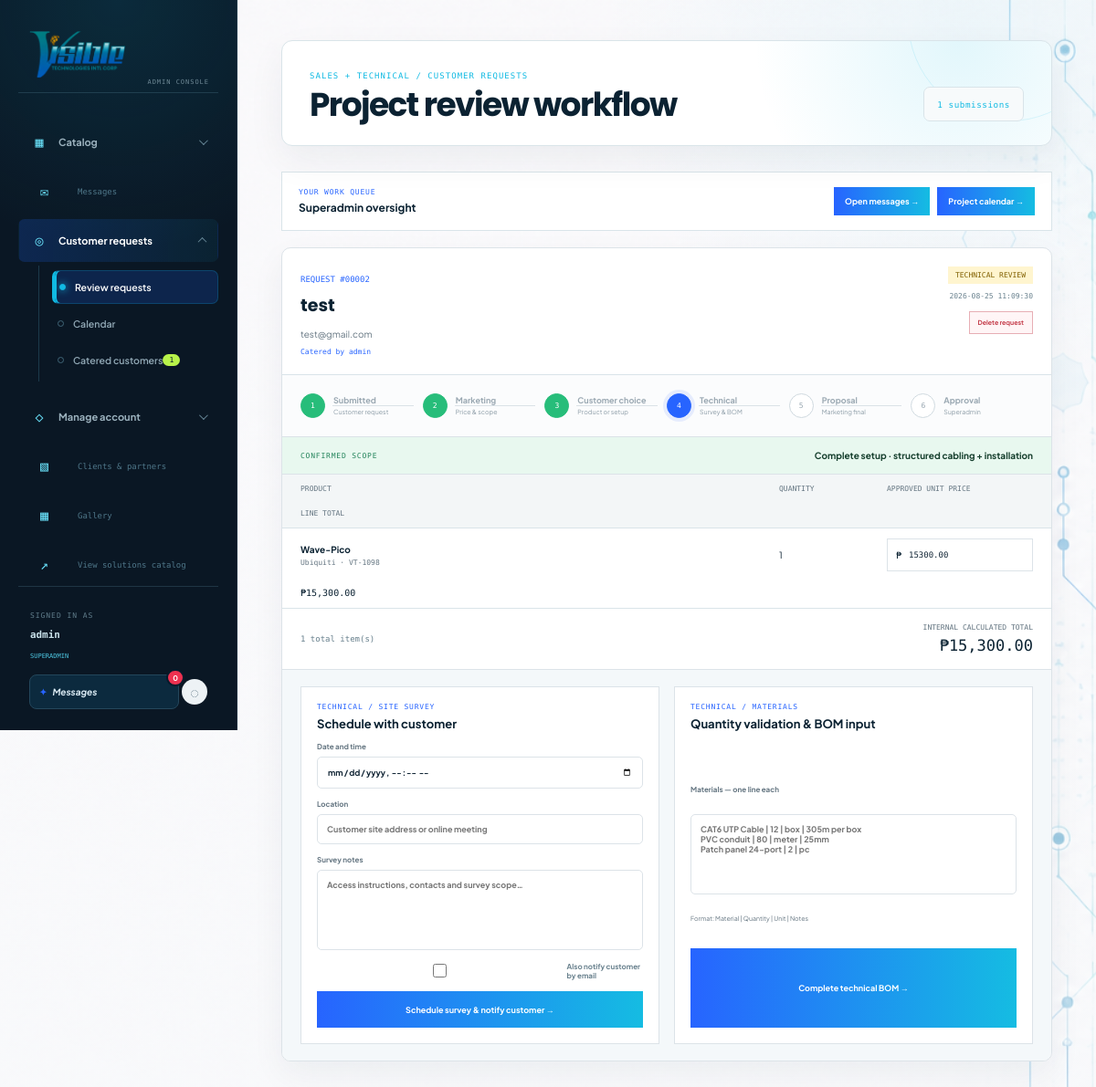
/admin/review-requests (signed in), run on the app's committed database.
### tables this page shows
CREATE TABLE admins (
                id INTEGER PRIMARY KEY,
                username TEXT NOT NULL UNIQUE,
                password_hash TEXT NOT NULL,
                created_at TEXT NOT NULL DEFAULT CURRENT_TIMESTAMP
            , role TEXT NOT NULL DEFAULT 'superadmin', status TEXT NOT NULL DEFAULT 'active', last_login_at TEXT, status_updated_at TEXT, status_expires_at TEXT, full_name TEXT NOT NULL DEFAULT '', email TEXT, avatar_url TEXT);

CREATE TABLE review_requests (
                id INTEGER PRIMARY KEY,
                customer_id INTEGER NOT NULL,
                customer_name TEXT NOT NULL,
                customer_email TEXT NOT NULL,
                notes TEXT NOT NULL DEFAULT '',
                status TEXT NOT NULL DEFAULT 'pending',
                created_at TEXT NOT NULL DEFAULT CURRENT_TIMESTAMP, ai_solution_option_id INTEGER, commercial_notes TEXT NOT NULL DEFAULT '', bom_document TEXT, proposal_document TEXT, admin_reviewed_by INTEGER, admin_reviewed_at TEXT, superadmin_approved_by INTEGER, superadmin_approved_at TEXT, customer_notified_at TEXT, service_scope TEXT NOT NULL DEFAULT '', customer_scope_decided_at TEXT, marketing_reviewed_by INTEGER, marketing_reviewed_at TEXT, technical_reviewed_by INTEGER, technical_reviewed_at TEXT, site_survey_at TEXT, site_survey_location TEXT NOT NULL DEFAULT '', site_survey_notes TEXT NOT NULL DEFAULT '', assigned_marketing_admin_id INTEGER, assigned_marketing_at TEXT,
                FOREIGN KEY (customer_id) REFERENCES customers(id)
            );

CREATE TABLE review_request_items (
                id INTEGER PRIMARY KEY,
                request_id INTEGER NOT NULL,
                product_id INTEGER NOT NULL,
                product_name TEXT NOT NULL,
                brand TEXT NOT NULL,
                quantity INTEGER NOT NULL,
                unit_price REAL,
                FOREIGN KEY (request_id) REFERENCES review_requests(id)
            );

### app.py (the view, shortened to what this page needs)
@app.route("/admin/review-requests")
@login_required
def admin_review_requests():
    with get_db() as database:
        requests_list = rows_to_dicts(
            database.execute(
                """SELECT r.*, o.name AS ai_option_name,
                          c.requirements_summary AS ai_requirements_summary,
                          owner.username AS marketing_owner_username,
                          COALESCE(NULLIF(owner.full_name, ''), owner.username) AS marketing_owner_name,
                          COUNT(i.id) AS line_count,
                          COALESCE(SUM(i.quantity), 0) AS item_count,
                          SUM(CASE WHEN i.unit_price IS NOT NULL
                                   THEN i.unit_price * i.quantity END) AS total_price,
                          SUM(CASE WHEN i.unit_price IS NULL THEN 1 ELSE 0 END) AS unpriced_count
                   FROM review_requests r
                   LEFT JOIN review_request_items i ON i.request_id = r.id
                   LEFT JOIN ai_solution_options o ON o.id = r.ai_solution_option_id
                   LEFT JOIN ai_conversations c ON c.id = o.conversation_id
                   LEFT JOIN admins owner ON owner.id = r.assigned_marketing_admin_id
                   GROUP BY r.id
                   ORDER BY r.id DESC"""
            )
        )
        items = rows_to_dicts(
            database.execute(
                "SELECT * FROM review_request_items ORDER BY request_id DESC, id"
            )
        )
        selected_options = rows_to_dicts(
            database.execute(
                """SELECT link.request_id, option.id, option.option_key, option.name
                   FROM review_request_solution_options link
                   JOIN ai_solution_options option ON option.id = link.option_id
                   ORDER BY link.request_id DESC, option.id"""
            )
        )
        messages = rows_to_dicts(
            database.execute(
                "SELECT * FROM review_request_messages ORDER BY request_id DESC, id"
            )
        )
        materials = rows_to_dicts(
            database.execute(
                "SELECT * FROM review_request_materials ORDER BY request_id DESC, id"
            )
        )
    if session.get("admin_role") == "admin_technical":
        requests_list = [
            review for review in requests_list
            if review["status"] in {"technical_review", "site_survey_scheduled", "marketing_bom_review"}
        ]
    items_by_request = {}
    for item in items:
        items_by_request.setdefault(item["request_id"], []).append(item)
    options_by_request = {}
    for option in selected_options:
        options_by_request.setdefault(option["request_id"], []).append(option)
    messages_by_request = {}
    for message in messages:
        messages_by_request.setdefault(message["request_id"], []).append(message)
    materials_by_request = {}
    for material in materials:
        materials_by_request.setdefault(material["request_id"], []).append(material)
    return render_template(
        "admin_review_requests.html",
        requests=requests_list,
        items_by_request=items_by_request,
        options_by_request=options_by_request,
        messages_by_request=messages_by_request,
        materials_by_request=materials_by_request,
    )

### templates/admin_review_requests.html (shortened to what this page needs)
<!doctype html>
<html lang="en">
  <head>
    <link rel="stylesheet" href="{{ url_for('static', filename='css/admin_review_requests.css') }}" />
    {% include '_theme.html' %}
  </head>
  <body>
    {% include '_admin_sidebar.html' %}
    <main>
      <header><div><p>SALES + TECHNICAL / CUSTOMER REQUESTS</p><h1>Project review workflow</h1></div><span>{{ requests|length }} submissions</span></header>
      <section class="role-queue"><div><span>YOUR WORK QUEUE</span><b>{{ 'Marketing & commercial review' if session.admin_role in ['admin','admin_marketing'] else 'Technical validation & surveys' if session.admin_role == 'admin_technical' else 'Superadmin oversight' }}</b></div><nav><a href="/admin/messages">Open messages →</a><a href="/admin/calendar">Project calendar →</a></nav></section>
      <section class="requests">
        {% for review in requests %}
        <article id="request-{{ review.id }}">
          <header><div><span>REQUEST #{{ "%05d"|format(review.id) }}</span><h2>{{ review.customer_name }}</h2><a href="mailto:{{ review.customer_email }}">{{ review.customer_email }}</a>{% if review.marketing_owner_name %}<small class="request-owner">Catered by {{ review.marketing_owner_name }}</small>{% endif %}</div><div class="request-admin-actions"><b class="request-status request-status--{{ review.status }}">{{ review.status|replace('_', ' ') }}</b><time>{{ review.created_at }}</time>{% if session.admin_role == 'superadmin' %}<form method="post" action="/admin/review-requests/{{ review.id }}/delete" data-vtic-confirm data-confirm-title="Delete review request?" data-confirm-message="Request #{{ '%05d'|format(review.id) }} and its messages, calendar events, selected products, and BOM materials will be permanently deleted." data-confirm-label="Delete permanently"><input type="hidden" name="csrf_token" value="{{ csrf_token }}" /><button type="submit">Delete request</button></form>{% endif %}</div></header>
          {% set selected_options = options_by_request.get(review.id, []) %}
          <div class="workflow-track workflow-track--extended">
            <div class="done"><i>1</i><span>Submitted<small>Customer request</small></span></div>
            <div class="{{ 'done' if review.status not in ['submitted','pending','marketing_review'] else 'current' }}"><i>2</i><span>Marketing<small>Price & scope</small></span></div>
            <div class="{{ 'done' if review.service_scope else 'current' if review.status == 'awaiting_customer_scope' else '' }}"><i>3</i><span>Customer choice<small>Product or setup</small></span></div>
            <div class="{{ 'done' if review.status in ['marketing_bom_review','superadmin_review','approved'] else 'current' if review.status in ['technical_review','site_survey_scheduled'] else '' }}"><i>4</i><span>Technical<small>Survey & BOM</small></span></div>
            <div class="{{ 'done' if review.status in ['superadmin_review','approved'] else 'current' if review.status == 'marketing_bom_review' else '' }}"><i>5</i><span>Proposal<small>Marketing final</small></span></div>
            <div class="{{ 'done' if review.status == 'approved' else 'current' if review.status == 'superadmin_review' else '' }}"><i>6</i><span>Approval<small>Superadmin</small></span></div>
          </div>
          {% if review.service_scope %}<div class="scope-banner"><span>CONFIRMED SCOPE</span><b>{{ 'Product supply only' if review.service_scope == 'product_only' else 'Complete setup · structured cabling + installation' }}</b></div>{% endif %}
          <div class="request-items">
            <div class="item-head"><span>Product</span><span>Quantity</span><span>Approved unit price</span><span>Line total</span></div>
            {% for item in items_by_request.get(review.id, []) %}<div class="item"><div><b>{{ item.product_name }}</b><small>{{ item.brand }} · VT-{{ "%04d"|format(item.product_id) }}</small></div><span>{{ item.quantity }}</span><span class="price-entry"><b>₱</b><input form="pricing-{{ review.id }}" name="price_{{ item.id }}" type="number" min="0" step="0.01" value="{{ '%.2f'|format(item.unit_price) if item.unit_price is not none else '' }}" aria-label="Unit price for {{ item.product_name }}" {{ 'disabled' if review.status not in ['submitted','pending','marketing_review','marketing_final_pricing'] else '' }} /></span><strong>{% if item.unit_price is not none %}₱{{ "{:,.2f}".format(item.unit_price * item.quantity) }}{% else %}For quotation{% endif %}</strong></div>{% endfor %}
          </div>
          <footer><span>{{ review.item_count }} total item(s)</span><div><small>Internal calculated total</small><b>{% if review.total_price is not none %}₱{{ "{:,.2f}".format(review.total_price) }}{% else %}No priced items{% endif %}</b></div></footer>
          {% if review.status in ['technical_review','site_survey_scheduled'] and session.admin_role in ['superadmin','admin_technical'] %}
          <section class="technical-workspace">
            <form method="post" action="/admin/review-requests/{{ review.id }}/schedule-survey"><input type="hidden" name="csrf_token" value="{{ csrf_token }}" /><header><span>TECHNICAL / SITE SURVEY</span><b>Schedule with customer</b></header><label>Date and time<input type="datetime-local" name="starts_at" value="{{ review.site_survey_at or '' }}" required /></label><label>Location<input name="location" value="{{ review.site_survey_location }}" placeholder="Customer site address or online meeting" required /></label><label>Survey notes<textarea name="survey_notes" placeholder="Access instructions, contacts and survey scope…">{{ review.site_survey_notes }}</textarea></label><label class="notify-option"><input type="checkbox" name="notify_email" value="1" /> Also notify customer by email</label><button>Schedule survey & notify customer →</button></form>
            <form method="post" action="/admin/review-requests/{{ review.id }}/technical-complete"><header><span>TECHNICAL / MATERIALS</span><b>Quantity validation & BOM input</b></header><label>Materials — one line each<textarea name="materials" placeholder="CAT6 UTP Cable | 12 | box | 305m per box&#10;PVC conduit | 80 | meter | 25mm&#10;Patch panel 24-port | 2 | pc"></textarea><small>Format: Material | Quantity | Unit | Notes</small></label><button>Complete technical BOM →</button></form>
          </section>
          {% endif %}
          {% set request_messages = messages_by_request.get(review.id, []) %}
        </article>
        {% else %}<div class="empty"><h2>No review requests yet.</h2><p>Customer submissions will appear here for Marketing and Technical review.</p></div>{% endfor %}
      </section>
    </main>
  </body>
</html>

### templates/_admin_sidebar.html (shortened to what this page needs)
{% set catalog_open = request.path == '/admin' or
request.path.startswith('/admin/products') or
request.path.startswith('/admin/manufacturers') %} {% set requests_open =
request.path.startswith('/admin/review-requests') or request.path.startswith('/admin/messages') or request.path.startswith('/admin/calendar') or request.path.startswith('/admin/catered-customers') %} {% set account_open =
request.path.startswith('/admin/account') or
request.path.startswith('/admin/activity') %}
<aside class="admin-sidebar">
  <a class="logo" href="/admin" aria-label="VTIC admin home">
    <img
      src="{{ url_for('static', filename='images/vtic-logo.png') }}"
      alt="VTIC"
    />
  </a>
  <nav class="admin-navigation" aria-label="Administrator navigation">
    <details class="admin-nav-group" {% if catalog_open %}open{% endif %}>
      <summary>
        <span class="admin-nav-icon" aria-hidden="true">▦</span
        ><span>Catalog</span><i aria-hidden="true"></i>
      </summary>
    </details>
    <a class="admin-nav-home {{ 'active' if request.path.startswith('/admin/messages') else '' }}" href="/admin/messages">
      <span class="admin-nav-icon" aria-hidden="true">✉</span><span>Messages</span>
    </a>
    <details class="admin-nav-group" {% if requests_open %}open{% endif %}>
      <summary>
        <span class="admin-nav-icon" aria-hidden="true">◎</span
        ><span>Customer requests</span><i aria-hidden="true"></i>
      </summary>
      <div class="admin-nav-children">
        <a
          class="{{ 'active' if request.path.startswith('/admin/review-requests') else '' }}"
          href="/admin/review-requests"
          >Review requests</a
        >
        <a
          class="{{ 'active' if request.path.startswith('/admin/calendar') else '' }}"
          href="/admin/calendar"
          >Calendar</a
        >
        {% if session.admin_role in ['admin_marketing', 'superadmin'] %}
        <a
          class="{{ 'active' if request.path.startswith('/admin/catered-customers') else '' }}"
          href="/admin/catered-customers"
          >Catered customers<b class="admin-nav-count">{{ catered_customer_count }}</b></a
        >
        {% endif %}
      </div>
    </details>
    <details class="admin-nav-group" {% if account_open %}open{% endif %}>
      <summary>
        <span class="admin-nav-icon" aria-hidden="true">◇</span
        ><span>Manage account</span><i aria-hidden="true"></i>
      </summary>
    </details>
    {% if session.admin_role == 'superadmin' %}
    <a class="admin-nav-home {{ 'active' if request.path.startswith('/admin/portfolio') else '' }}" href="/admin/portfolio">
      <span class="admin-nav-icon" aria-hidden="true">▧</span><span>Clients &amp; partners</span>
    </a>
    <a class="admin-nav-home {{ 'active' if request.path.startswith('/admin/gallery') else '' }}" href="/admin/gallery">
      <span class="admin-nav-icon" aria-hidden="true">▦</span><span>Gallery</span>
    </a>
    {% endif %}
    <a class="admin-nav-home" href="/storefront" target="_blank">
      <span class="admin-nav-icon" aria-hidden="true">↗</span
      ><span>View solutions catalog</span>
    </a>
  </nav>
  <div class="admin-sidebar-footer">
    <span>Signed in as</span>
    <p>{{ session.admin_username }}</p>
    <small>{{ session.admin_role }}</small>
  </div>
  {% include '_message_notifications.html' %}
</aside>

### data on the page
admins: admin_role "SUPERADMIN"
review_requests: id "00002", customer_name "test", customer_email "test@gmail.com", marketing_owner_name "admin", status "TECHNICAL REVIEW", created_at "2026-08-25 11:09:30", service_scope "Complete setup · structured cabling + installation", item_count "1", total_price "15,300.00"
review_request_items: product_name "Wave-Pico", brand "Ubiquiti", product_id "1098", quantity "1", unit_price "15300.00", item.unit_price*item.quantity "15,300.00"

### other printed values
{{ catered_customer_count }} "1"
{{ session.admin_username }} "admin"
{{ requests|length }} "1"
